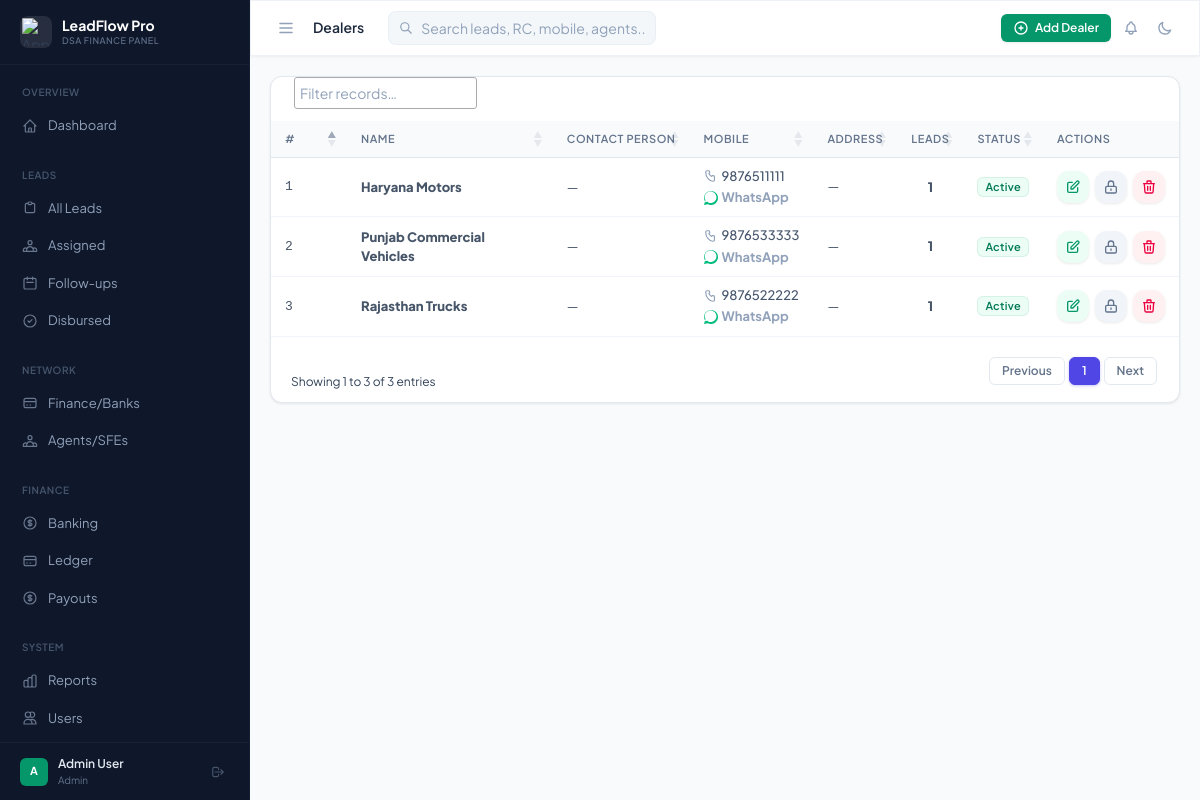
Screenshot of /dealers/index.php (signed in) with the database file from the repository.
### tables this page shows
CREATE TABLE IF NOT EXISTS `dealers` (
  `id` INT UNSIGNED AUTO_INCREMENT PRIMARY KEY,
  `name` VARCHAR(200) NOT NULL,
  `contact_person` VARCHAR(150) NULL,
  `mobile` VARCHAR(15) NULL,
  `address` TEXT NULL,
  `is_active` TINYINT(1) NOT NULL DEFAULT 1,
  `created_at` TIMESTAMP DEFAULT CURRENT_TIMESTAMP
);

### includes/db.php (called while the page is built, shortened)
<?php
function db_query(mysqli $conn, string $sql, ?string $types = '', ?array $params = []) {
    $types = $types ?? '';
    try {
        $result = $conn->query($sql);
        return $result;
    } catch (Throwable $e) {
        $err = $e->getMessage();
        error_log("SQL Error: " . $err . " | Query: " . $sql);
        if (defined('API_CONTEXT') || strpos($_SERVER['REQUEST_URI'] ?? '', '/api') !== false) {
            http_response_code(500);
            header('Content-Type: application/json');
            echo json_encode(['error' => 'A database error occurred. Please try again or contact support.']);
            exit;
        }
        die("<html><body style='padding:2rem;font-family:sans-serif;'><h2>Database Error</h2><p>A system error occurred. Please contact the administrator.</p></body></html>");
    }
}
function db_fetch_all(mysqli $conn, string $sql, ?string $types = '', ?array $params = []): array {
    $types = $types ?? '';
    $params = $params ?? [];
    $result = db_query($conn, $sql, $types, $params);
    if ($result instanceof mysqli_result) {
        return $result->fetch_all(MYSQLI_ASSOC);
    }
    return [];
}
function whatsapp_link($phone, $text = '') {
    $clean_phone = preg_replace('/[^0-9]/', '', $phone);
    if (strlen($clean_phone) == 10) {
        $clean_phone = '91' . $clean_phone;
    }
    $url = "https://wa.me/" . $clean_phone;
    if (!empty($text)) {
        $url .= "?text=" . rawurlencode($text);
    }
    return $url;
}

### includes/auth.php (called while the page is built, shortened)
<?php
function current_role(): string {
    return $_SESSION['role'] ?? '';
}
function is_admin(): bool {
    return current_role() === 'admin';
}
function e($val): string {
    return htmlspecialchars((string)$val, ENT_QUOTES, 'UTF-8');
}

### dealers/index.php (the view, shortened to what this page needs)
<?php
require_once __DIR__ . '/../includes/db.php';
require_once __DIR__ . '/../includes/auth.php';
$dealers = db_fetch_all($conn,"
    SELECT d.*, COUNT(l.id) as leads_count
    FROM dealers d LEFT JOIN leads l ON l.dealer_id=d.id
    GROUP BY d.id ORDER BY d.is_active DESC, d.name
");
$headerActions = '<button onclick="openModal(\'addModal\')" class="btn btn-primary btn-sm">
    <svg class="w-4 h-4" fill="none" stroke="currentColor" viewBox="0 0 24 24"><path stroke-linecap="round" stroke-linejoin="round" stroke-width="2" d="M12 9v3m0 0v3m0-3h3m-3 0H9m12 0a9 9 0 11-18 0 9 9 0 0118 0z"/></svg>
    Add Dealer
</button>';
require_once __DIR__ . '/../includes/header.php';
?>
<div class="card">
    <div class="overflow-x-auto">
        <table id="dealersTable" class="w-full text-sm">
            <thead>
                <tr>
                    <th class="w-12">#</th>
                    <th>Name</th>
                    <th>Contact Person</th>
                    <th>Mobile</th>
                    <th>Address</th>
                    <th class="text-center">Leads</th>
                    <th>Status</th>
                    <th class="text-center">Actions</th>
                </tr>
            </thead>
            <tbody>
                <?php foreach ($dealers as $i => $d): ?>
                <tr>
                    <td class="text-slate-400 font-mono text-xs"><?= $i+1 ?></td>
                    <td class="font-extrabold text-slate-800 dark:text-slate-200"><?= e($d['name']) ?></td>
                    <td class="text-slate-600 dark:text-slate-400 text-sm"><?= e($d['contact_person'] ?? '—') ?></td>
                    <td class="text-xs">
                        <a href="tel:<?= e($d['mobile']??'') ?>" class="hover:text-brand-500 font-medium text-slate-600 dark:text-slate-400 flex items-center gap-1">
                            <?= e($d['mobile'] ?? '—') ?>
                        </a>
                        <?php if ($d['mobile']): ?>
                        <a href="<?= whatsapp_link($d['mobile'], 'Hello ' . trim(explode(' ', $d['name'])[0]) . ', ') ?>" target="_blank" class="hover:text-emerald-500 text-slate-400 flex items-center gap-1 mt-1 font-bold transition-colors">
                            WhatsApp
                        </a>
                        <?php endif; ?>
                    </td>
                    <td class="text-slate-500 dark:text-slate-400 text-xs"><?= e($d['address'] ?? '—') ?></td>
                    <td class="text-center font-extrabold text-slate-800 dark:text-slate-200"><?= $d['leads_count'] ?></td>
                    <td>
                        <span class="badge <?= $d['is_active'] ? 'badge-green' : 'badge-gray' ?>">
                            <?= $d['is_active'] ? 'Active' : 'Inactive' ?>
                        </span>
                    </td>
                    <td>
                        <div class="flex items-center justify-center gap-1.5">
                            <button onclick='editRow(<?= json_encode($d) ?>)'
                                    class="p-2 text-brand-600 hover:text-brand-900 bg-brand-50 hover:bg-brand-100 dark:bg-brand-950/40 dark:hover:bg-brand-950/80 rounded-xl transition-all duration-300 shadow-sm cursor-pointer" title="Edit">
                                <svg class="w-4 h-4" fill="none" stroke="currentColor" viewBox="0 0 24 24"><path stroke-linecap="round" stroke-linejoin="round" stroke-width="2" d="M11 5H6a2 2 0 00-2 2v11a2 2 0 002 2h11a2 2 0 002-2v-5m-1.414-9.414a2 2 0 112.828 2.828L11.828 15H9v-2.828l8.586-8.586z"/></svg>
                            </button>
                            <a href="?toggle=<?= $d['id'] ?>"
                               class="p-2 text-slate-500 hover:text-slate-800 bg-slate-100 hover:bg-slate-200 dark:bg-slate-800 dark:hover:bg-slate-700 rounded-xl transition-all duration-300 shadow-sm"
                               title="<?= $d['is_active'] ? 'Disable' : 'Enable' ?>">
                               <?php if ($d['is_active']): ?>
                                   <svg class="w-4 h-4" fill="none" stroke="currentColor" viewBox="0 0 24 24"><path stroke-linecap="round" stroke-linejoin="round" stroke-width="2" d="M12 15v2m-6 4h12a2 2 0 002-2v-6a2 2 0 00-2-2H6a2 2 0 00-2 2v6a2 2 0 002 2zm10-10V7a4 4 0 00-8 0v4h8z"/></svg>
                               <?php else: ?>
                                   <svg class="w-4 h-4" fill="none" stroke="currentColor" viewBox="0 0 24 24"><path stroke-linecap="round" stroke-linejoin="round" stroke-width="2" d="M8 11V7a4 4 0 118 0m-4 8v2m-6 4h12a2 2 0 002-2v-6a2 2 0 00-2-2H6a2 2 0 00-2 2v6a2 2 0 002 2z"/></svg>
                               <?php endif; ?>
                            </a>
                            <?php if (is_admin()): ?>
                            <form method="POST" action="" class="inline-block" onsubmit="return confirm('<?= $d['leads_count'] > 0 ? 'WARNING: This dealer has ' . $d['leads_count'] . ' associated leads. Deleting this dealer will set their leads to None. Are you sure you want to delete ' . e(addslashes($d['name'])) . '?' : 'Are you sure you want to delete dealer ' . e(addslashes($d['name'])) . '?' ?>');">
                                <button type="submit" class="p-2 text-rose-600 hover:text-rose-900 bg-rose-50 hover:bg-rose-100 dark:bg-rose-950/40 dark:hover:bg-rose-950/80 rounded-xl transition-all duration-300 shadow-sm cursor-pointer" title="Delete">
                                    <svg class="w-4 h-4" fill="none" stroke="currentColor" viewBox="0 0 24 24"><path stroke-linecap="round" stroke-linejoin="round" stroke-width="2" d="M19 7l-.867 12.142A2 2 0 0116.138 21H7.862a2 2 0 01-1.995-1.858L5 7m5 4v6m4-6v6m1-10V4a1 1 0 00-1-1h-4a1 1 0 00-1 1v3M4 7h16"/></svg>
                                </button>
                            </form>
                            <?php endif; ?>
                        </div>
                    </td>
                </tr>
                <?php endforeach; ?>
            </tbody>
        </table>
    </div>
</div>
<?php require_once __DIR__ . '/../includes/footer.php'; ?>

### rows the page displays
dealers: name "Haryana Motors", contact_person "—", mobile "9876511111", address "—", leads_count "1", is_active "Active"
dealers: name "Punjab Commercial Vehicles", contact_person "—", mobile "9876533333", address "—", leads_count "1", is_active "Active"
dealers: name "Rajasthan Trucks", contact_person "—", mobile "9876522222", address "—", leads_count "1", is_active "Active"

### other values shown
$APP_NAME "LeadFlow Pro"
$APP_COMPANY "DSA FINANCE PANEL"
substr($user['name'] ?? 'U', 0, 1) "A"
$user['name'] "Admin User"
$user['role'] "Admin"
$pageTitle "Dealers"
